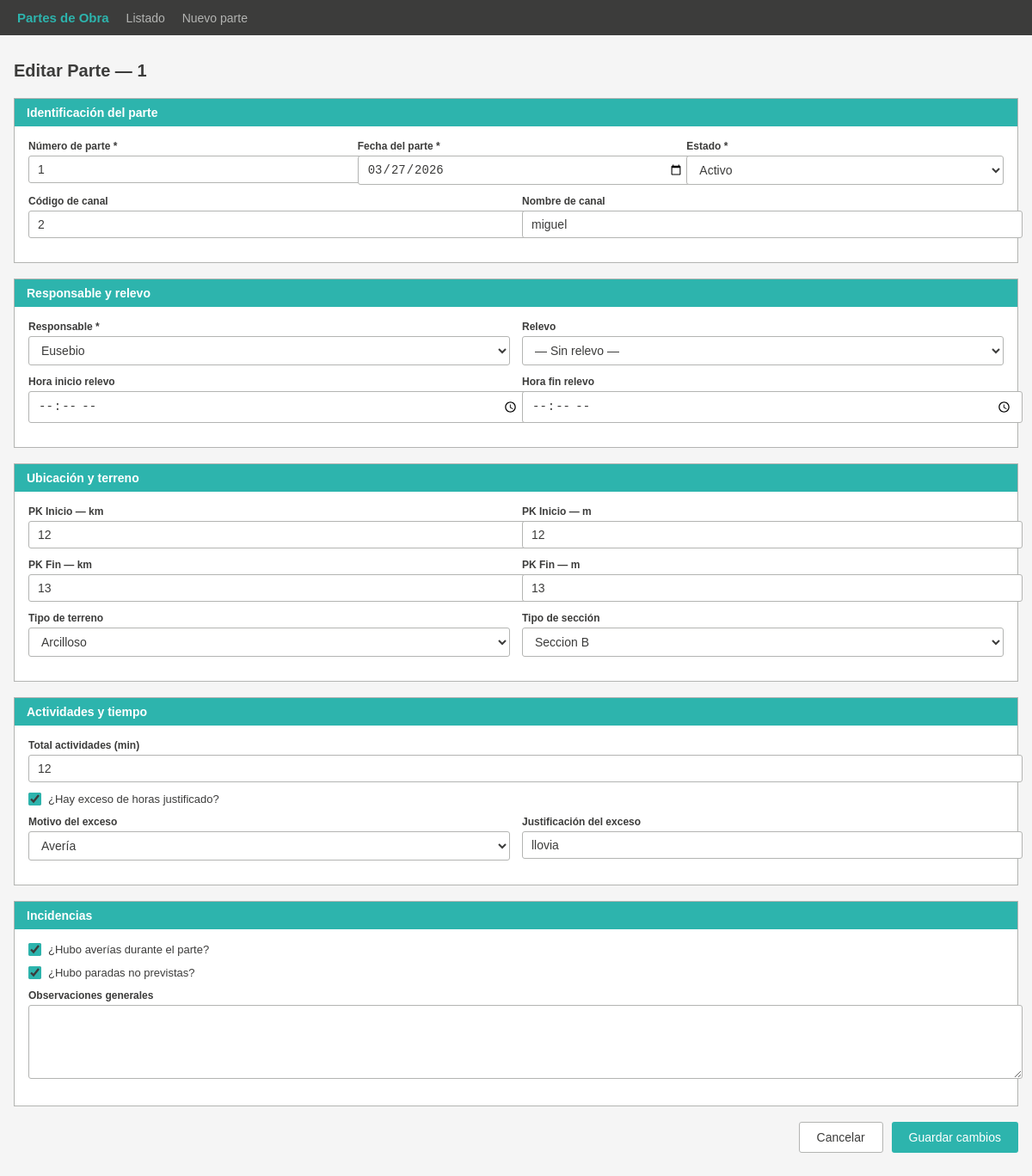
The app's page /partes/editar/2 with its own data.
### tables this page shows
CREATE TABLE ParteObra (
        id INTEGER PRIMARY KEY AUTOINCREMENT,
        parte_numero TEXT NOT NULL UNIQUE,
        fecha_parte DATE NOT NULL,
        fecha_registro_utc DATETIME NOT NULL DEFAULT (datetime('now')),
        canal_codigo  TEXT,
        canal_nombre  TEXT,
        responsable_id INTEGER NOT NULL,
        relevo_id INTEGER,
        hora_inicio_relevo TEXT,
        hora_fin_relevo TEXT,
        pk_inicio_km INTEGER,
        pk_inicio_m INTEGER,
        pk_fin_km INTEGER,
        pk_fin_m INTEGER,
        tipo_terreno_id INTEGER,
        seccion_tipo_id INTEGER,
        total_actividades_min INTEGER,
        exceso_justificado INTEGER NOT NULL DEFAULT 0,
        motivo_exceso_id INTEGER,
        justificacion_exceso TEXT,
        hubo_averias INTEGER NOT NULL DEFAULT 0,
        hubo_paradas INTEGER NOT NULL DEFAULT 0,
        observaciones TEXT,
        estado_id INTEGER NOT NULL,

        FOREIGN KEY (responsable_id) REFERENCES Personal(id),
        FOREIGN KEY (relevo_id) REFERENCES Personal(id),
        FOREIGN KEY (tipo_terreno_id) REFERENCES TipoTerreno(id),
        FOREIGN KEY (seccion_tipo_id) REFERENCES SeccionTipo(id),
        FOREIGN KEY (motivo_exceso_id) REFERENCES MotivoExcesoHoras(id),
        FOREIGN KEY (estado_id) REFERENCES EstadoParte(id)
    );

### src/routes/parte_obra_routes.py (the view)
@parte_bp.route("/partes/editar/<int:parte_id>", methods=["GET"])
def editar_parte(parte_id):
    parte = obtener_parte_por_id(parte_id)
    tipos_terreno = get_tipo_terreno()
    secciones_tipo = get_seccion_tipo()
    estados = get_estados()
    motivos_exceso = get_motivo_exceso()
    personal = get_personal_activo()
    return render_template("editar.html",
        parte=parte,
        tipos_terreno=tipos_terreno,
        secciones_tipo=secciones_tipo,
        estados=estados,
        motivos_exceso=motivos_exceso,
        personal=personal,
    )

### src/models/db.py (called while the page is built)
def get_connection():
    conn = sqlite3.connect(DB_PATH)
    conn.row_factory = sqlite3.Row
    return conn

### src/models/parte_obra_model.py (called while the page is built)
def get_tipo_terreno():
    conn = get_connection()
    rows = conn.execute("SELECT id, descripcion FROM TipoTerreno ORDER BY descripcion").fetchall()
    conn.close()
    return rows

def get_seccion_tipo():
    conn = get_connection()
    rows = conn.execute("SELECT id, descripcion FROM SeccionTipo ORDER BY descripcion").fetchall()
    conn.close()
    return rows

def get_estados():
    conn = get_connection()
    rows = conn.execute("SELECT id, descripcion FROM EstadoParte ORDER BY id").fetchall()
    conn.close()
    return rows

def get_motivo_exceso():
    conn = get_connection()
    rows = conn.execute("SELECT id, descripcion FROM MotivoExcesoHoras ORDER BY descripcion").fetchall()
    conn.close()
    return rows

def get_personal_activo():
    conn = get_connection()
    rows = conn.execute(
        "SELECT id, nombre FROM Personal WHERE activo = 1 ORDER BY nombre"
    ).fetchall()
    conn.close()
    return rows

def obtener_parte_por_id(parte_id):
    conn = get_connection()
    parte = conn.execute(
        "SELECT * FROM ParteObra WHERE id = ?", (parte_id,)
    ).fetchone()
    conn.close()
    return parte

### src/templates/editar.html (shortened to what this page needs)
<!DOCTYPE html>
<html lang="es">
<head>
  <link rel="stylesheet" href="{{ url_for('static', filename='styles.css') }}">
</head>
<body>
  <nav>
    <a href="{{ url_for('partes.index') }}" class="logo">Partes de Obra</a>
    <a href="{{ url_for('partes.index') }}">Listado</a>
    <a href="{{ url_for('partes.nuevo_parte') }}">Nuevo parte</a>
  </nav>
  <div class="contenedor">
    <h1>Editar Parte — {{ parte['parte_numero'] }}</h1>
    <form method="POST"
          action="{{ url_for('partes.actualizar_parte_route', parte_id=parte['id']) }}">
      <div class="seccion">
        <h2>Identificación del parte</h2>
        <div class="seccion-cuerpo">
          <div class="tres-columnas">
            <div>
              <label>Número de parte *</label>
              <input type="text" name="parte_numero"
                     value="{{ parte['parte_numero'] }}" required>
            </div>
            <div>
              <label>Fecha del parte *</label>
              <input type="date" name="fecha_parte"
                     value="{{ parte['fecha_parte'] }}" required>
            </div>
            <div>
              <label>Estado *</label>
              <select name="estado_id" required>
                {% for e in estados %}
                  <option value="{{ e['id'] }}"
                    {{ 'selected' if e['id'] == parte['estado_id'] }}>
                    {{ e['descripcion'] }}
                  </option>
                {% endfor %}
              </select>
            </div>
          </div>
          <div class="dos-columnas">
            <div>
              <label>Código de canal</label>
              <input type="text" name="canal_codigo"
                     value="{{ parte['canal_codigo'] or '' }}">
            </div>
            <div>
              <label>Nombre de canal</label>
              <input type="text" name="canal_nombre"
                     value="{{ parte['canal_nombre'] or '' }}">
            </div>
          </div>
        </div>
      </div>
      <div class="seccion">
        <h2>Responsable y relevo</h2>
        <div class="seccion-cuerpo">
          <div class="dos-columnas">
            <div>
              <label>Responsable *</label>
              <select name="responsable_id" required>
                {% for p in personal %}
                  <option value="{{ p['id'] }}"
                    {{ 'selected' if p['id'] == parte['responsable_id'] }}>
                    {{ p['nombre'] }} {{ p['apellidos'] }}
                  </option>
                {% endfor %}
              </select>
            </div>
            <div>
              <label>Relevo</label>
              <select name="relevo_id">
                <option value="">— Sin relevo —</option>
              </select>
            </div>
          </div>
          <div class="dos-columnas">
            <div>
              <label>Hora inicio relevo</label>
              <input type="time" name="hora_inicio_relevo"
                     value="{{ parte['hora_inicio_relevo'] or '' }}">
            </div>
            <div>
              <label>Hora fin relevo</label>
              <input type="time" name="hora_fin_relevo"
                     value="{{ parte['hora_fin_relevo'] or '' }}">
            </div>
          </div>
        </div>
      </div>
      <div class="seccion">
        <h2>Ubicación y terreno</h2>
        <div class="seccion-cuerpo">
          <div class="dos-columnas">
            <div>
              <label>PK Inicio — km</label>
              <input type="number" name="pk_inicio_km" min="0"
                     value="{{ parte['pk_inicio_km'] or '' }}">
            </div>
            <div>
              <label>PK Inicio — m</label>
              <input type="number" name="pk_inicio_m" min="0" max="999"
                     value="{{ parte['pk_inicio_m'] or '' }}">
            </div>
          </div>
          <div class="dos-columnas">
            <div>
              <label>PK Fin — km</label>
              <input type="number" name="pk_fin_km" min="0"
                     value="{{ parte['pk_fin_km'] or '' }}">
            </div>
            <div>
              <label>PK Fin — m</label>
              <input type="number" name="pk_fin_m" min="0" max="999"
                     value="{{ parte['pk_fin_m'] or '' }}">
            </div>
          </div>
          <div class="dos-columnas">
            <div>
              <label>Tipo de terreno</label>
              <select name="tipo_terreno_id">
                {% for t in tipos_terreno %}
                  <option value="{{ t['id'] }}"
                    {{ 'selected' if t['id'] == parte['tipo_terreno_id'] }}>
                    {{ t['descripcion'] }}
                  </option>
                {% endfor %}
              </select>
            </div>
            <div>
              <label>Tipo de sección</label>
              <select name="seccion_tipo_id">
                {% for s in secciones_tipo %}
                  <option value="{{ s['id'] }}"
                    {{ 'selected' if s['id'] == parte['seccion_tipo_id'] }}>
                    {{ s['descripcion'] }}
                  </option>
                {% endfor %}
              </select>
            </div>
          </div>
        </div>
      </div>
      <div class="seccion">
        <h2>Actividades y tiempo</h2>
        <div class="seccion-cuerpo">
          <label>Total actividades (min)</label>
          <input type="number" name="total_actividades_min" min="0"
                 value="{{ parte['total_actividades_min'] or '' }}">
          <div class="campo-check">
            <input type="checkbox" id="chkExceso" name="exceso_justificado" value="1"
                   {{ 'checked' if parte['exceso_justificado'] == 1 }}>
            <label for="chkExceso">¿Hay exceso de horas justificado?</label>
          </div>
          <div class="dos-columnas">
            <div>
              <label>Motivo del exceso</label>
              <select name="motivo_exceso_id" id="motivoExceso"
                      {{ '' if parte['exceso_justificado'] == 1 else 'disabled' }}>
                {% for m in motivos_exceso %}
                  <option value="{{ m['id'] }}"
                    {{ 'selected' if m['id'] == parte['motivo_exceso_id'] }}>
                    {{ m['descripcion'] }}
                  </option>
                {% endfor %}
              </select>
            </div>
            <div>
              <label>Justificación del exceso</label>
              <input type="text" name="justificacion_exceso" id="justificacionExceso"
                     value="{{ parte['justificacion_exceso'] or '' }}"
                     {{ '' if parte['exceso_justificado'] == 1 else 'disabled' }}>
            </div>
          </div>
        </div>
      </div>
      <div class="seccion">
        <h2>Incidencias</h2>
        <div class="seccion-cuerpo">
          <div class="campo-check">
            <input type="checkbox" name="hubo_averias" value="1"
                   {{ 'checked' if parte['hubo_averias'] == 1 }}>
            <label>¿Hubo averías durante el parte?</label>
          </div>
          <div class="campo-check">
            <input type="checkbox" name="hubo_paradas" value="1"
                   {{ 'checked' if parte['hubo_paradas'] == 1 }}>
            <label>¿Hubo paradas no previstas?</label>
          </div>
          <label>Observaciones generales</label>
          <textarea name="observaciones">{{ parte['observaciones'] or '' }}</textarea>
        </div>
      </div>
      <div class="botones-form">
        <a href="{{ url_for('partes.index') }}" class="btn-gris">Cancelar</a>
        <button type="submit" class="btn-verde">Guardar cambios</button>
      </div>
    </form>
  </div>
</body>
</html>

### src/static/styles.css (style rules this page uses)
body { font-family: Arial, sans-serif; font-size: 14px; background-color: #f5f5f5; color: #3C3C3B; margin: 0; padding: 0; }
nav { background-color: #3C3C3B; padding: 12px 20px; }
nav a { color: #B3B4B2; text-decoration: none; margin-right: 16px; font-size: 14px; }
nav .logo { color: #2DB4AD; font-weight: bold; font-size: 15px; }
.contenedor { max-width: 1300px; margin: 30px auto; padding: 0 16px; }
h1 { font-size: 20px; color: #3C3C3B; margin-bottom: 20px; }
h2 { font-size: 14px; color: white; background-color: #2DB4AD; padding: 8px 14px; margin: 0; }
.seccion { background-color: white; border: 1px solid #B3B4B2; margin-bottom: 18px; }
.seccion-cuerpo { padding: 16px; }
label { display: block; font-size: 12px; font-weight: bold; margin-bottom: 4px; color: #3C3C3B; }
input[type="text"], input[type="date"], input[type="time"], input[type="number"], select, textarea { width: 100%; padding: 7px 10px; border: 1px solid #B3B4B2; border-radius: 3px; font-size: 14px; color: #3C3C3B; background-color: white; margin-bottom: 12px; }
textarea { resize: vertical; height: 70px; }
.dos-columnas { display: grid; grid-template-columns: 1fr 1fr; gap: 14px; }
.tres-columnas { display: grid; grid-template-columns: 1fr 1fr 1fr; gap: 14px; }
.campo-check { display: flex; align-items: center; gap: 8px; margin-bottom: 12px; }
.campo-check input[type="checkbox"] { width: 15px; height: 15px; margin: 0; accent-color: #2DB4AD; }
.campo-check label { font-weight: normal; font-size: 13px; margin: 0; }
.btn-verde { background-color: #2DB4AD; color: white; border: none; padding: 9px 20px; font-size: 14px; border-radius: 3px; cursor: pointer; text-decoration: none; display: inline-block; }
.btn-gris { background-color: white; color: #3C3C3B; border: 1px solid #B3B4B2; padding: 9px 20px; font-size: 14px; border-radius: 3px; cursor: pointer; text-decoration: none; display: inline-block; }
.botones-form { display: flex; justify-content: flex-end; gap: 10px; margin-top: 6px; }

### records on screen
ParteObra: parte_numero "1", fecha_parte "03/27/2026", canal_codigo "2", canal_nombre "miguel", pk_inicio_km "12", pk_inicio_m "12", pk_fin_km "13", pk_fin_m "13", total_actividades_min "12", justificacion_exceso "llovia"

### other values on screen
form field estado_id "Activo"
form field responsable_id "Eusebio"
form field tipo_terreno_id "Arcilloso"
form field seccion_tipo_id "Seccion B"
form field motivo_exceso_id "Avería"
